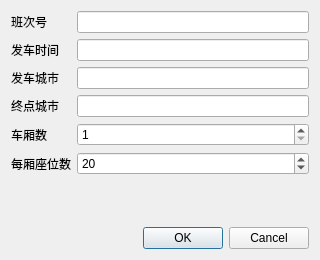
<?xml version="1.0" encoding="UTF-8"?>
<ui version="4.0">
 <class>AddTrainDialog</class>
 <widget class="QDialog" name="AddTrainDialog">
  <property name="geometry">
   <rect>
    <x>0</x>
    <y>0</y>
    <width>320</width>
    <height>260</height>
   </rect>
  </property>
  <property name="windowTitle">
   <string>新增班次</string>
  </property>
  <layout class="QVBoxLayout" name="verticalLayout">
   <item>
    <layout class="QFormLayout" name="formLayout">
     <item row="0" column="0">
      <widget class="QLabel" name="labelNo">
       <property name="text">
        <string>班次号</string>
       </property>
      </widget>
     </item>
     <item row="0" column="1">
      <widget class="QLineEdit" name="noEdit"/>
     </item>
     <item row="1" column="0">
      <widget class="QLabel" name="labelTime">
       <property name="text">
        <string>发车时间</string>
       </property>
      </widget>
     </item>
     <item row="1" column="1">
      <widget class="QLineEdit" name="timeEdit"/>
     </item>
     <item row="2" column="0">
      <widget class="QLabel" name="labelFrom">
       <property name="text">
        <string>发车城市</string>
       </property>
      </widget>
     </item>
     <item row="2" column="1">
      <widget class="QLineEdit" name="fromEdit"/>
     </item>
     <item row="3" column="0">
      <widget class="QLabel" name="labelTo">
       <property name="text">
        <string>终点城市</string>
       </property>
      </widget>
     </item>
     <item row="3" column="1">
      <widget class="QLineEdit" name="toEdit"/>
     </item>
     <item row="4" column="0">
      <widget class="QLabel" name="labelCarriages">
       <property name="text">
        <string>车厢数</string>
       </property>
      </widget>
     </item>
     <item row="4" column="1">
      <widget class="QSpinBox" name="carriagesSpin">
       <property name="minimum">
        <number>1</number>
       </property>
       <property name="maximum">
        <number>20</number>
       </property>
       <property name="value">
        <number>1</number>
       </property>
      </widget>
     </item>
     <item row="5" column="0">
      <widget class="QLabel" name="labelSeats">
       <property name="text">
        <string>每厢座位数</string>
       </property>
      </widget>
     </item>
     <item row="5" column="1">
      <widget class="QSpinBox" name="seatsSpin">
       <property name="minimum">
        <number>1</number>
       </property>
       <property name="maximum">
        <number>200</number>
       </property>
       <property name="value">
        <number>20</number>
       </property>
      </widget>
     </item>
    </layout>
   </item>
   <item>
    <widget class="QDialogButtonBox" name="buttonBox">
     <property name="standardButtons">
      <set>QDialogButtonBox::Cancel|QDialogButtonBox::Ok</set>
     </property>
    </widget>
   </item>
  </layout>
 </widget>
 <resources/>
 <connections>
  <connection>
   <sender>buttonBox</sender>
   <signal>accepted()</signal>
   <receiver>AddTrainDialog</receiver>
   <slot>accept()</slot>
  </connection>
  <connection>
   <sender>buttonBox</sender>
   <signal>rejected()</signal>
   <receiver>AddTrainDialog</receiver>
   <slot>reject()</slot>
  </connection>
 </connections>
</ui>
